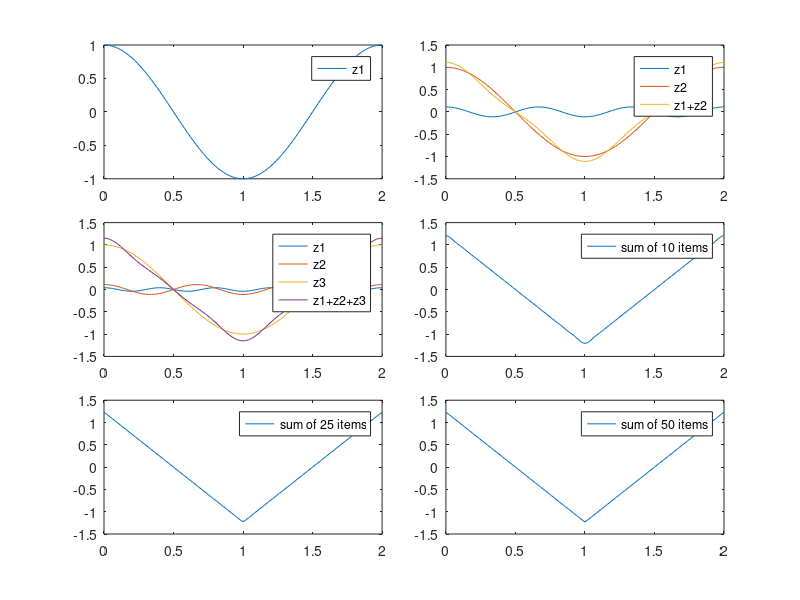

This figure's MATLAB source:
L=100;  
t=(0:2/L:2);

f1=cos(1*pi*t);
subplot(6, 4, [1 6], 'align');
plot(t, f1);
legend('z1');

f2=(1/9)*cos(3*pi*t);
s1 = f1 + f2;
subplot(6, 4, [3 8], 'align');
plot(t, f2, t, f1, t, s1);
legend('z1', 'z2', 'z1+z2');

f3=(1/25)*cos(5*pi*t);
s2 = f1 + f2 + f3;
subplot(6, 4, [9 14], 'align');
plot(t, f3, t, f2, t, f1,  t, s2);
legend('z1', 'z2', 'z3', 'z1+z2+z3');

s3=zeros(1,numel(t));

    for  n = 1:1:10 
      s3=s3+ ((1/(2*n-1)).^2)*cos((2*n-1)*pi*t); 
    end
    
subplot(6, 4, [11 16], 'align');
plot(t, s3);
legend('sum of 10 items');

s4=zeros(1,numel(t));

    for  n = 1:1:25 
      s4 = s4+ ((1/(2*n-1)).^2)*cos((2*n-1)*pi*t); 
    end
    
subplot(6, 4, [17 22], 'align');
plot(t, s4);
legend('sum of 25 items');

s5=zeros(1,numel(t));

    for  n = 1:1:50 
      s5=s5+ ((1/(2*n-1)).^2)*cos((2*n-1)*pi*t); 
    end
    
subplot(6, 4, [19 24], 'align');
plot(t, s5);
legend('sum of 50 items');